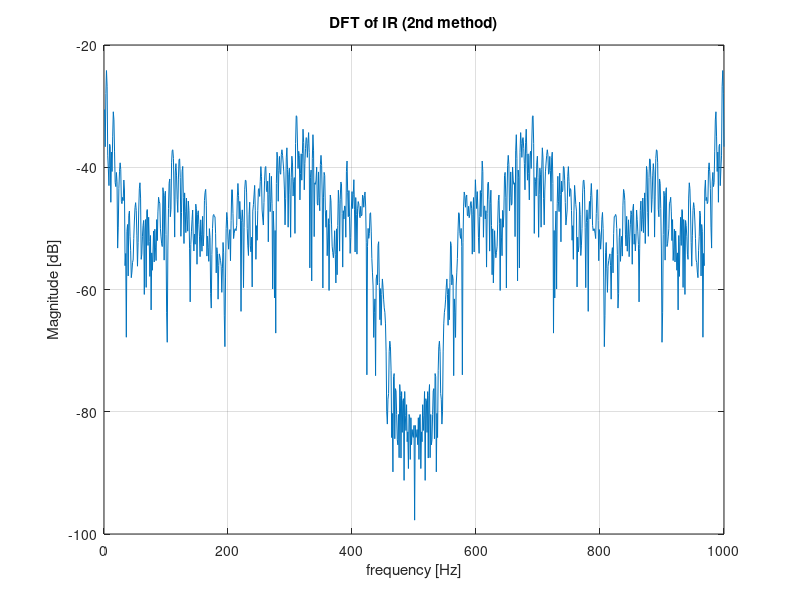

Source code (MATLAB): (Note: this script raises an error after producing the figure.)
clear all;
close all;
tic
load('IRest.mat')
channel_IR = h;
N=1e3; %N must be even
N_kept = 20;
eq = fft(h,N);
fourier_sig = mag2db(abs(eq));
plot(fourier_sig);
title('DFT of IR (2nd method)');
xlabel('frequency [Hz]');
ylabel('Magnitude [dB]');
grid on

[sorted_arry,index_array] = sort(abs(eq(1:N/2)),'descend');
new_index_array = index_array(1:N_kept);
new_index_array = sort(new_index_array,'ascend');
% Exercise session 4: DMT-OFDM transmission scheme

% Constants
Nq=6; %max 6
prefix_value = length(h)+1; %% ti has just to be longer !!! 
SNR=20; %Signal to noise ratio
L=10; %channel order

% Convert BMP image to bitstream
[bitStream, imageData, colorMap, imageSize, bitsPerPixel] = imagetobitstream('image.bmp');

% QAM modulation
qamStream = qam_mod_2(Nq,bitStream,'bin',true);

%%%%%%%%%%%% Check remainder %%%%%%%%%%%%%%
remainder = mod(length(qamStream),(N/2 -1));
remainder_on_off = mod(length(qamStream),(N_kept));

% OFDM modulation
% input,length of packet N,prefix-> TRUE or FALSE, length of prefix,
% remainder
ofdmStream = ofdm_mod(qamStream,N,true,prefix_value,remainder); 
ofdmStream_on_off = ofdm_mod_on_off(qamStream,N,true,prefix_value,remainder_on_off,new_index_array); 
% Channel with a random TF
%num=randi([0 20],1,L);
%den=[1 zeros(1,L-1)];
%H=filt(num,den);
%num = -0.5:0.05:-0.05;
%num = -num
%rxOfdmStream = filter(num,1,ofdmStream);

% Channel with true impulse response 
rxOfdmStream = filter(h,1,ofdmStream);
rxOfdmStream_on_off = filter(h,1,ofdmStream_on_off);
noiseRxOfdmStream = rxOfdmStream;
% Adding white noise
rxOfdmStream = awgn(rxOfdmStream, SNR, 'measured'); %%%% ALWAYS ADD 'measured'
rxOfdmStream_on_off  = awgn(rxOfdmStream_on_off , SNR, 'measured');
% OFDM demodulation + equalization

rxQamStream = ofdm_demod(rxOfdmStream,N,true,prefix_value,remainder,eq);
rxQamStream_on_off = ofdm_demod_on_off(rxOfdmStream_on_off,N,true,prefix_value,remainder_on_off,eq,new_index_array);
% QAM demodulation
rxBitStream = qam_demod(rxQamStream,Nq,'bin',true);
rxBitStream_on_off = qam_demod(rxQamStream_on_off,Nq,'bin',true);

% Compute BER
[berTransmission] = ber(bitStream,rxBitStream);
[berTransmission_on_off] = ber(bitStream,rxBitStream_on_off);

% Construct image from bitstream
imageRx = bitstreamtoimage(rxBitStream, imageSize, bitsPerPixel);
imageRx_on_off = bitstreamtoimage(rxBitStream_on_off, imageSize, bitsPerPixel);

% Plot images
figure
subplot(2,1,1); colormap(colorMap); image(imageData); axis image; title('Original image'); drawnow;
subplot(2,1,2); colormap(colorMap); image(imageRx); axis image; title(['Received image']); drawnow;

% Plot images
figure
subplot(2,1,1); colormap(colorMap); image(imageData); axis image; title('Original image ON OFF bit loading'); drawnow;
subplot(2,1,2); colormap(colorMap); image(imageRx_on_off); axis image; title(['Received image ON OFF bit loading']); drawnow;
toc